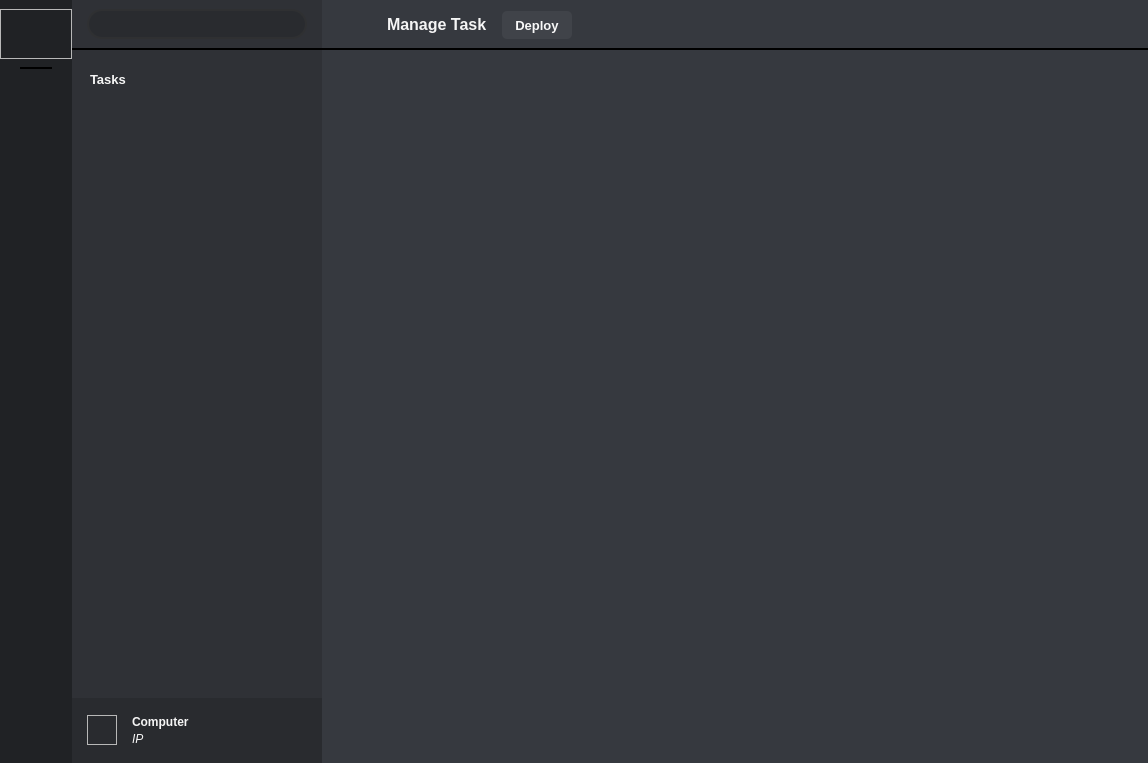
<?xml version="1.0" encoding="UTF-8"?>
<ui version="4.0">
 <class>ProgramWindow</class>
 <widget class="QMainWindow" name="ProgramWindow">
  <property name="geometry">
   <rect>
    <x>0</x>
    <y>0</y>
    <width>1148</width>
    <height>763</height>
   </rect>
  </property>
  <property name="windowTitle">
   <string>Chrona_alpha_0.1</string>
  </property>
  <property name="windowIcon">
   <iconset resource="../../Data/resources.qrc">
    <normaloff>:/Image/icon_logo.svg</normaloff>:/Image/icon_logo.svg</iconset>
  </property>
  <widget class="QWidget" name="centralwidget">
   <property name="styleSheet">
    <string notr="true">QMenu
{
	background-color: rgb(40, 40, 40);
    border-radius: 4px;
    padding: 5px 1px;
}
QMenu::item 
{
	background-color: transparent;
    padding: 5px 10px;
    margin: 2px 0px;
    color: white;
}
QMenu::item:selected 
{
	background-color: #76B39D;
}</string>
   </property>
   <layout class="QHBoxLayout" name="horizontalLayout">
    <property name="spacing">
     <number>0</number>
    </property>
    <property name="leftMargin">
     <number>0</number>
    </property>
    <property name="topMargin">
     <number>0</number>
    </property>
    <property name="rightMargin">
     <number>0</number>
    </property>
    <property name="bottomMargin">
     <number>0</number>
    </property>
    <item>
     <widget class="QWidget" name="LeftWidget" native="true">
      <property name="minimumSize">
       <size>
        <width>72</width>
        <height>0</height>
       </size>
      </property>
      <property name="maximumSize">
       <size>
        <width>72</width>
        <height>16777215</height>
       </size>
      </property>
      <property name="styleSheet">
       <string notr="true">#LeftWidget
{
	background-color: #202225;
}</string>
      </property>
      <layout class="QVBoxLayout" name="verticalLayout">
       <property name="leftMargin">
        <number>0</number>
       </property>
       <property name="rightMargin">
        <number>0</number>
       </property>
       <item>
        <widget class="QFrame" name="LogoFrame">
         <property name="minimumSize">
          <size>
           <width>0</width>
           <height>50</height>
          </size>
         </property>
         <property name="maximumSize">
          <size>
           <width>16777215</width>
           <height>50</height>
          </size>
         </property>
         <property name="styleSheet">
          <string notr="true">background-image: url(:/Image/icon_logo.svg);
background-position: center;
background-repeat: no-repeat;</string>
         </property>
         <property name="frameShape">
          <enum>QFrame::StyledPanel</enum>
         </property>
         <property name="frameShadow">
          <enum>QFrame::Raised</enum>
         </property>
        </widget>
       </item>
       <item>
        <widget class="QWidget" name="widget_4" native="true">
         <layout class="QHBoxLayout" name="horizontalLayout_2">
          <property name="leftMargin">
           <number>20</number>
          </property>
          <property name="topMargin">
           <number>2</number>
          </property>
          <property name="rightMargin">
           <number>20</number>
          </property>
          <property name="bottomMargin">
           <number>2</number>
          </property>
          <item>
           <widget class="QFrame" name="frame">
            <property name="minimumSize">
             <size>
              <width>0</width>
              <height>2</height>
             </size>
            </property>
            <property name="maximumSize">
             <size>
              <width>16777215</width>
              <height>2</height>
             </size>
            </property>
            <property name="styleSheet">
             <string notr="true">border-radius: 2px;
background-color: black;</string>
            </property>
            <property name="frameShape">
             <enum>QFrame::StyledPanel</enum>
            </property>
            <property name="frameShadow">
             <enum>QFrame::Raised</enum>
            </property>
           </widget>
          </item>
         </layout>
        </widget>
       </item>
       <item>
        <widget class="QScrollArea" name="scrollArea">
         <property name="frameShape">
          <enum>QFrame::NoFrame</enum>
         </property>
         <property name="lineWidth">
          <number>0</number>
         </property>
         <property name="verticalScrollBarPolicy">
          <enum>Qt::ScrollBarAlwaysOff</enum>
         </property>
         <property name="horizontalScrollBarPolicy">
          <enum>Qt::ScrollBarAlwaysOff</enum>
         </property>
         <property name="widgetResizable">
          <bool>true</bool>
         </property>
         <widget class="QWidget" name="scrollAreaWidgetContents">
          <property name="geometry">
           <rect>
            <x>0</x>
            <y>0</y>
            <width>72</width>
            <height>671</height>
           </rect>
          </property>
          <property name="styleSheet">
           <string notr="true">#scrollAreaWidgetContents
{
	background-color: #202225;
}</string>
          </property>
          <layout class="QGridLayout" name="gridLayout">
           <property name="leftMargin">
            <number>0</number>
           </property>
           <property name="rightMargin">
            <number>0</number>
           </property>
           <item row="1" column="0">
            <widget class="QWidget" name="AddComputerWidget" native="true">
             <layout class="QHBoxLayout" name="horizontalLayout_3">
              <property name="leftMargin">
               <number>0</number>
              </property>
              <property name="topMargin">
               <number>0</number>
              </property>
              <property name="rightMargin">
               <number>0</number>
              </property>
              <property name="bottomMargin">
               <number>0</number>
              </property>
             </layout>
            </widget>
           </item>
           <item row="0" column="0">
            <widget class="QWidget" name="ComputersWidget" native="true">
             <property name="minimumSize">
              <size>
               <width>0</width>
               <height>0</height>
              </size>
             </property>
             <layout class="QVBoxLayout" name="verticalLayout_11">
              <property name="leftMargin">
               <number>0</number>
              </property>
              <property name="topMargin">
               <number>0</number>
              </property>
              <property name="rightMargin">
               <number>0</number>
              </property>
              <property name="bottomMargin">
               <number>0</number>
              </property>
             </layout>
            </widget>
           </item>
           <item row="2" column="0">
            <widget class="QWidget" name="widget_7" native="true">
             <layout class="QVBoxLayout" name="verticalLayout_3">
              <item>
               <spacer name="verticalSpacer">
                <property name="orientation">
                 <enum>Qt::Vertical</enum>
                </property>
                <property name="sizeHint" stdset="0">
                 <size>
                  <width>20</width>
                  <height>584</height>
                 </size>
                </property>
               </spacer>
              </item>
             </layout>
            </widget>
           </item>
          </layout>
         </widget>
        </widget>
       </item>
       <item>
        <widget class="QWidget" name="SettingsWidget" native="true">
         <layout class="QVBoxLayout" name="verticalLayout_2">
          <property name="leftMargin">
           <number>0</number>
          </property>
          <property name="topMargin">
           <number>0</number>
          </property>
          <property name="rightMargin">
           <number>0</number>
          </property>
          <property name="bottomMargin">
           <number>0</number>
          </property>
         </layout>
        </widget>
       </item>
      </layout>
     </widget>
    </item>
    <item>
     <widget class="QWidget" name="CenterWidget" native="true">
      <property name="minimumSize">
       <size>
        <width>250</width>
        <height>0</height>
       </size>
      </property>
      <property name="maximumSize">
       <size>
        <width>250</width>
        <height>16777215</height>
       </size>
      </property>
      <property name="styleSheet">
       <string notr="true">#CenterWidget
{
	background-color: #2F3136;
}</string>
      </property>
      <layout class="QVBoxLayout" name="verticalLayout_5">
       <property name="spacing">
        <number>0</number>
       </property>
       <property name="leftMargin">
        <number>0</number>
       </property>
       <property name="topMargin">
        <number>0</number>
       </property>
       <property name="rightMargin">
        <number>0</number>
       </property>
       <property name="bottomMargin">
        <number>0</number>
       </property>
       <item>
        <widget class="QWidget" name="CenterTopWidget" native="true">
         <property name="minimumSize">
          <size>
           <width>0</width>
           <height>48</height>
          </size>
         </property>
         <property name="maximumSize">
          <size>
           <width>16777215</width>
           <height>48</height>
          </size>
         </property>
         <property name="styleSheet">
          <string notr="true">QLineEdit {
	border: 2px solid rgb(47, 48, 50);
	border-radius: 15px;
	background-color: #292B2F;
	color: rgb(121, 121, 121);
	background-image: url(:/Image/icon_search.svg);
	padding-left: 30px;
	padding-right: 10px;
	background-repeat: none;
	background-position: left center;
}
QLineEdit:hover {
	color: rgb(230, 230, 230);
	border: 2px solid rgb(62, 63, 66);
}
QLineEdit:focus {
	color: rgb(230, 230, 230);
	border: 2px solid rgb(53, 54, 56);
	background-color: rgb(14, 14, 15);
}</string>
         </property>
         <layout class="QVBoxLayout" name="verticalLayout_7">
          <property name="leftMargin">
           <number>15</number>
          </property>
          <property name="rightMargin">
           <number>15</number>
          </property>
          <item>
           <widget class="QLineEdit" name="lineEdit">
            <property name="minimumSize">
             <size>
              <width>0</width>
              <height>30</height>
             </size>
            </property>
            <property name="maximumSize">
             <size>
              <width>16777215</width>
              <height>30</height>
             </size>
            </property>
            <property name="styleSheet">
             <string notr="true"/>
            </property>
           </widget>
          </item>
         </layout>
        </widget>
       </item>
       <item>
        <widget class="QFrame" name="frame_3">
         <property name="minimumSize">
          <size>
           <width>0</width>
           <height>2</height>
          </size>
         </property>
         <property name="maximumSize">
          <size>
           <width>16777215</width>
           <height>2</height>
          </size>
         </property>
         <property name="styleSheet">
          <string notr="true">background-color: black;</string>
         </property>
         <property name="frameShape">
          <enum>QFrame::StyledPanel</enum>
         </property>
         <property name="frameShadow">
          <enum>QFrame::Raised</enum>
         </property>
        </widget>
       </item>
       <item>
        <widget class="QWidget" name="widget_3" native="true">
         <layout class="QVBoxLayout" name="verticalLayout_6">
          <item>
           <widget class="QWidget" name="widget_2" native="true">
            <property name="minimumSize">
             <size>
              <width>0</width>
              <height>40</height>
             </size>
            </property>
            <property name="maximumSize">
             <size>
              <width>16777215</width>
              <height>40</height>
             </size>
            </property>
            <property name="font">
             <font>
              <pointsize>9</pointsize>
             </font>
            </property>
            <layout class="QHBoxLayout" name="horizontalLayout_5">
             <item>
              <widget class="QLabel" name="label">
               <property name="font">
                <font>
                 <pointsize>10</pointsize>
                 <bold>true</bold>
                </font>
               </property>
               <property name="styleSheet">
                <string notr="true">color: rgb(245, 245, 245);</string>
               </property>
               <property name="text">
                <string>Tasks</string>
               </property>
              </widget>
             </item>
             <item>
              <widget class="QPushButton" name="AddTaskButton">
               <property name="minimumSize">
                <size>
                 <width>15</width>
                 <height>15</height>
                </size>
               </property>
               <property name="maximumSize">
                <size>
                 <width>15</width>
                 <height>15</height>
                </size>
               </property>
               <property name="styleSheet">
                <string notr="true">QPushButton 
{
	background-image: url(:/Image/icon_task_add_dark.svg);
	background-position: center;
    background-repeat: no-repeat;
	border: none;
	outline: none;
	border-radius: 5px;
	text-align: left;
}

QPushButton:hover 
{ 
	background-image: url(:/Image/icon_task_add_bright.svg);
	background-position: center;
	background-repeat: no-repeat;
}</string>
               </property>
               <property name="text">
                <string/>
               </property>
              </widget>
             </item>
            </layout>
           </widget>
          </item>
          <item>
           <widget class="QWidget" name="TasksWidget" native="true">
            <layout class="QVBoxLayout" name="verticalLayout_10">
             <property name="leftMargin">
              <number>0</number>
             </property>
             <property name="topMargin">
              <number>0</number>
             </property>
             <property name="rightMargin">
              <number>0</number>
             </property>
             <property name="bottomMargin">
              <number>0</number>
             </property>
            </layout>
           </widget>
          </item>
         </layout>
        </widget>
       </item>
       <item>
        <widget class="QWidget" name="widget_5" native="true">
         <property name="minimumSize">
          <size>
           <width>0</width>
           <height>65</height>
          </size>
         </property>
         <property name="maximumSize">
          <size>
           <width>16777215</width>
           <height>65</height>
          </size>
         </property>
         <property name="styleSheet">
          <string notr="true">#widget_5
{
	background-color: #292B2F;
}</string>
         </property>
         <layout class="QVBoxLayout" name="verticalLayout_9">
          <property name="leftMargin">
           <number>15</number>
          </property>
          <item>
           <spacer name="verticalSpacer_2">
            <property name="orientation">
             <enum>Qt::Vertical</enum>
            </property>
            <property name="sizeHint" stdset="0">
             <size>
              <width>20</width>
              <height>40</height>
             </size>
            </property>
           </spacer>
          </item>
          <item>
           <layout class="QHBoxLayout" name="horizontalLayout_7">
            <property name="spacing">
             <number>15</number>
            </property>
            <item>
             <widget class="QFrame" name="frame_4">
              <property name="minimumSize">
               <size>
                <width>30</width>
                <height>30</height>
               </size>
              </property>
              <property name="maximumSize">
               <size>
                <width>30</width>
                <height>30</height>
               </size>
              </property>
              <property name="styleSheet">
               <string notr="true">background-image: url(:/Image/icon_machine.svg);
background-position: center;
background-repeat: no-repeat;</string>
              </property>
              <property name="frameShape">
               <enum>QFrame::StyledPanel</enum>
              </property>
              <property name="frameShadow">
               <enum>QFrame::Raised</enum>
              </property>
             </widget>
            </item>
            <item>
             <layout class="QVBoxLayout" name="verticalLayout_8">
              <property name="spacing">
               <number>3</number>
              </property>
              <item>
               <widget class="QLabel" name="ComputerName">
                <property name="font">
                 <font>
                  <bold>true</bold>
                 </font>
                </property>
                <property name="styleSheet">
                 <string notr="true">color: rgb(245, 245, 245);</string>
                </property>
                <property name="text">
                 <string>Computer</string>
                </property>
               </widget>
              </item>
              <item>
               <widget class="QLabel" name="ComputerIP">
                <property name="font">
                 <font>
                  <italic>true</italic>
                 </font>
                </property>
                <property name="styleSheet">
                 <string notr="true">color: rgb(245, 245, 245);</string>
                </property>
                <property name="text">
                 <string>IP</string>
                </property>
               </widget>
              </item>
             </layout>
            </item>
           </layout>
          </item>
          <item>
           <spacer name="verticalSpacer_3">
            <property name="orientation">
             <enum>Qt::Vertical</enum>
            </property>
            <property name="sizeHint" stdset="0">
             <size>
              <width>20</width>
              <height>40</height>
             </size>
            </property>
           </spacer>
          </item>
         </layout>
        </widget>
       </item>
      </layout>
     </widget>
    </item>
    <item>
     <widget class="QWidget" name="RightWidget" native="true">
      <property name="styleSheet">
       <string notr="true">#RightWidget
{
	background-color: #36393F;
}</string>
      </property>
      <layout class="QVBoxLayout" name="verticalLayout_4">
       <property name="spacing">
        <number>0</number>
       </property>
       <property name="leftMargin">
        <number>0</number>
       </property>
       <property name="topMargin">
        <number>0</number>
       </property>
       <property name="rightMargin">
        <number>0</number>
       </property>
       <property name="bottomMargin">
        <number>0</number>
       </property>
       <item>
        <widget class="QWidget" name="TopWidget" native="true">
         <property name="minimumSize">
          <size>
           <width>0</width>
           <height>48</height>
          </size>
         </property>
         <property name="maximumSize">
          <size>
           <width>16777215</width>
           <height>48</height>
          </size>
         </property>
         <property name="font">
          <font>
           <pointsize>5</pointsize>
          </font>
         </property>
         <layout class="QHBoxLayout" name="horizontalLayout_6">
          <property name="spacing">
           <number>15</number>
          </property>
          <property name="leftMargin">
           <number>10</number>
          </property>
          <item>
           <widget class="QPushButton" name="TopBackButton">
            <property name="minimumSize">
             <size>
              <width>40</width>
              <height>20</height>
             </size>
            </property>
            <property name="maximumSize">
             <size>
              <width>40</width>
              <height>20</height>
             </size>
            </property>
            <property name="styleSheet">
             <string notr="true">QPushButton 
{	
	background-image: url(:/Image/icon_back.svg);
	background-position: center;
    background-repeat: no-repeat;
	border: none;
	outline: none;
	border-radius: 5px;
	text-align: left;
}

QPushButton:hover { background-color: rgb(30, 32, 35); }
QPushButton:pressed { background-color: rgb(118, 179, 157); }</string>
            </property>
            <property name="text">
             <string/>
            </property>
           </widget>
          </item>
          <item>
           <widget class="QLabel" name="TopTitle">
            <property name="font">
             <font>
              <pointsize>12</pointsize>
              <bold>true</bold>
             </font>
            </property>
            <property name="styleSheet">
             <string notr="true">color: rgb(245, 245, 245);</string>
            </property>
            <property name="text">
             <string>Manage Task</string>
            </property>
           </widget>
          </item>
          <item>
           <widget class="QPushButton" name="DeployButton">
            <property name="minimumSize">
             <size>
              <width>70</width>
              <height>28</height>
             </size>
            </property>
            <property name="maximumSize">
             <size>
              <width>70</width>
              <height>25</height>
             </size>
            </property>
            <property name="font">
             <font>
              <pointsize>10</pointsize>
              <bold>true</bold>
             </font>
            </property>
            <property name="styleSheet">
             <string notr="true">QPushButton 
{	
	color: rgb(248, 248, 248);
	border: none;
	outline: none;
	border-radius: 5px;
	text-align: center;
	background-color: rgb(64, 67, 73);
}

QPushButton:hover { background-color: rgb(30, 32, 35); }
QPushButton:pressed { background-color: rgb(118, 179, 157); }</string>
            </property>
            <property name="text">
             <string>Deploy</string>
            </property>
           </widget>
          </item>
          <item>
           <spacer name="horizontalSpacer">
            <property name="orientation">
             <enum>Qt::Horizontal</enum>
            </property>
            <property name="sizeHint" stdset="0">
             <size>
              <width>610</width>
              <height>20</height>
             </size>
            </property>
           </spacer>
          </item>
          <item>
           <widget class="QPushButton" name="TopSaveButton">
            <property name="minimumSize">
             <size>
              <width>30</width>
              <height>30</height>
             </size>
            </property>
            <property name="maximumSize">
             <size>
              <width>30</width>
              <height>30</height>
             </size>
            </property>
            <property name="styleSheet">
             <string notr="true">QPushButton 
{	
	background-image: url(:/Image/icon_save.svg);
	background-position: center;
    background-repeat: no-repeat;
	border: none;
	outline: none;
	border-radius: 5px;
	text-align: left;
}

QPushButton:hover { background-color: rgb(30, 32, 35); }
QPushButton:pressed { background-color: rgb(118, 179, 157); }</string>
            </property>
            <property name="text">
             <string/>
            </property>
           </widget>
          </item>
          <item>
           <widget class="QPushButton" name="TopNotificationButton">
            <property name="minimumSize">
             <size>
              <width>30</width>
              <height>30</height>
             </size>
            </property>
            <property name="maximumSize">
             <size>
              <width>30</width>
              <height>30</height>
             </size>
            </property>
            <property name="styleSheet">
             <string notr="true">QPushButton 
{	
	background-image: url(:/Image/icon_tasks_notification.svg);
	background-position: center;
    background-repeat: no-repeat;
	border: none;
	outline: none;
	border-radius: 5px;
	text-align: left;
}

QPushButton:hover { background-color: rgb(30, 32, 35); }
QPushButton:pressed { background-color: rgb(118, 179, 157); }</string>
            </property>
            <property name="text">
             <string/>
            </property>
           </widget>
          </item>
         </layout>
        </widget>
       </item>
       <item>
        <widget class="QFrame" name="frame_2">
         <property name="minimumSize">
          <size>
           <width>0</width>
           <height>2</height>
          </size>
         </property>
         <property name="maximumSize">
          <size>
           <width>16777215</width>
           <height>2</height>
          </size>
         </property>
         <property name="styleSheet">
          <string notr="true">background-color: black;</string>
         </property>
         <property name="frameShape">
          <enum>QFrame::StyledPanel</enum>
         </property>
         <property name="frameShadow">
          <enum>QFrame::Raised</enum>
         </property>
        </widget>
       </item>
       <item>
        <widget class="QWidget" name="TaskViewWidget" native="true">
         <property name="styleSheet">
          <string notr="true">QScrollBar:horizontal
    {
        height: 15px;
        margin: 3px 15px 3px 15px;
        border: 1px transparent #2A2929;
        border-radius: 4px;
        background-color: #2A2929;    /* #2A2929; */
    }

    QScrollBar::handle:horizontal
    {
        background-color: #76B39D;      /* #605F5F; */
        min-width: 5px;
        border-radius: 4px;
    }

    QScrollBar::add-line:horizontal
    {
        margin: 0px 3px 0px 3px;
        border-image: url(:/images/right_arrow_disabled.png);       /* # &amp;lt;-------- */
        width: 10px;
        height: 10px;
        subcontrol-position: right;
        subcontrol-origin: margin;
    }

    QScrollBar::sub-line:horizontal
    {
        margin: 0px 3px 0px 3px;
        border-image: url(:/images/left_arrow_disabled.png);        /* # &amp;lt;-------- */ 
        height: 10px;
        width: 10px;
        subcontrol-position: left;
        subcontrol-origin: margin;
    }

    QScrollBar::add-line:horizontal:hover,QScrollBar::add-line:horizontal:on
    {
        border-image: url(:/images/right_arrow.png);               /* # &amp;lt;-------- */
        height: 10px;
        width: 10px;
        subcontrol-position: right;
        subcontrol-origin: margin;
    }


    QScrollBar::sub-line:horizontal:hover, QScrollBar::sub-line:horizontal:on
    {
        border-image: url(:/images/left_arrow.png);               /* # &amp;lt;-------- */
        height: 10px;
        width: 10px;
        subcontrol-position: left;
        subcontrol-origin: margin;
    }

    QScrollBar::up-arrow:horizontal, QScrollBar::down-arrow:horizontal
    {
        background: none;
    }


    QScrollBar::add-page:horizontal, QScrollBar::sub-page:horizontal
    {
        background: none;
    }

    QScrollBar:vertical
    {
        background-color: #2A2929;
        width: 15px;
        margin: 15px 3px 15px 3px;
        border: 1px transparent #2A2929;
        border-radius: 4px;
    }

    QScrollBar::handle:vertical
    {
        background-color: #76B39D;         /* #605F5F; */
        min-height: 5px;
        border-radius: 4px;
    }

    QScrollBar::sub-line:vertical
    {
        margin: 3px 0px 3px 0px;
        border-image: url(:/images/up_arrow_disabled.png);        /* # &amp;lt;-------- */
        height: 10px;
        width: 10px;
        subcontrol-position: top;
        subcontrol-origin: margin;
    }

    QScrollBar::add-line:vertical
    {
        margin: 3px 0px 3px 0px;
        border-image: url(:/images/down_arrow_disabled.png);       /* # &amp;lt;-------- */
        height: 10px;
        width: 10px;
        subcontrol-position: bottom;
        subcontrol-origin: margin;
    }

    QScrollBar::sub-line:vertical:hover,QScrollBar::sub-line:vertical:on
    {
        border-image: url(:/images/up_arrow.png);                  /* # &amp;lt;-------- */
        height: 10px;
        width: 10px;
        subcontrol-position: top;
        subcontrol-origin: margin;
    }

    QScrollBar::add-line:vertical:hover, QScrollBar::add-line:vertical:on
    {
        border-image: url(:/images/down_arrow.png);                /* # &amp;lt;-------- */
        height: 10px;
        width: 10px;
        subcontrol-position: bottom;
        subcontrol-origin: margin;
    }

    QScrollBar::up-arrow:vertical, QScrollBar::down-arrow:vertical
    {
        background: none;
    }

    QScrollBar::add-page:vertical, QScrollBar::sub-page:vertical
    {
        background: none;
    }

QAbstractScrollArea::corner {
    background: none;
    border: none;
}</string>
         </property>
         <layout class="QVBoxLayout" name="verticalLayout_12">
          <property name="leftMargin">
           <number>0</number>
          </property>
          <property name="topMargin">
           <number>0</number>
          </property>
          <property name="rightMargin">
           <number>0</number>
          </property>
          <property name="bottomMargin">
           <number>0</number>
          </property>
         </layout>
        </widget>
       </item>
      </layout>
     </widget>
    </item>
   </layout>
  </widget>
 </widget>
 <resources>
  <include location="../../Data/resources.qrc"/>
 </resources>
 <connections/>
</ui>
